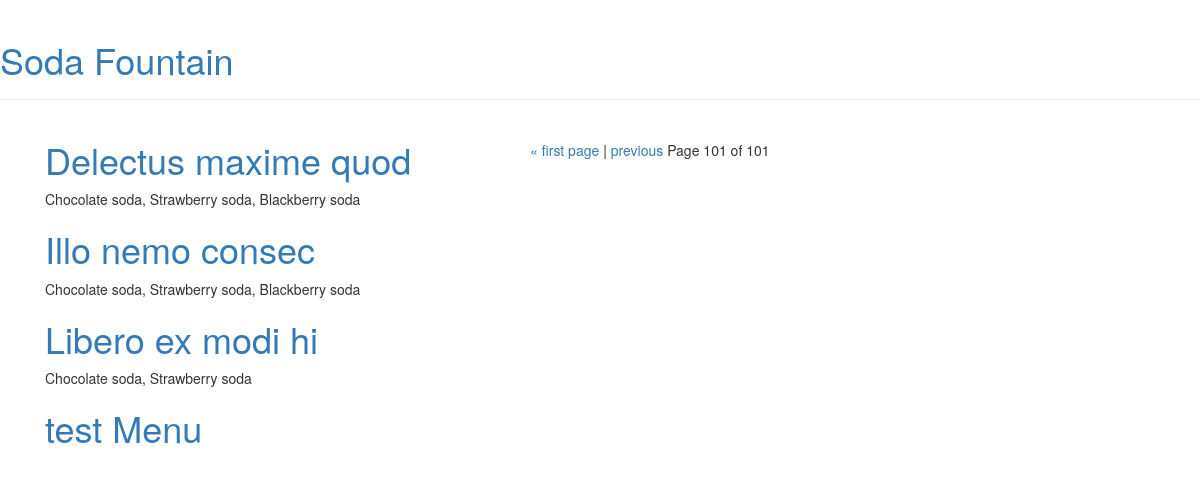
The app's page /?page=101, older data.
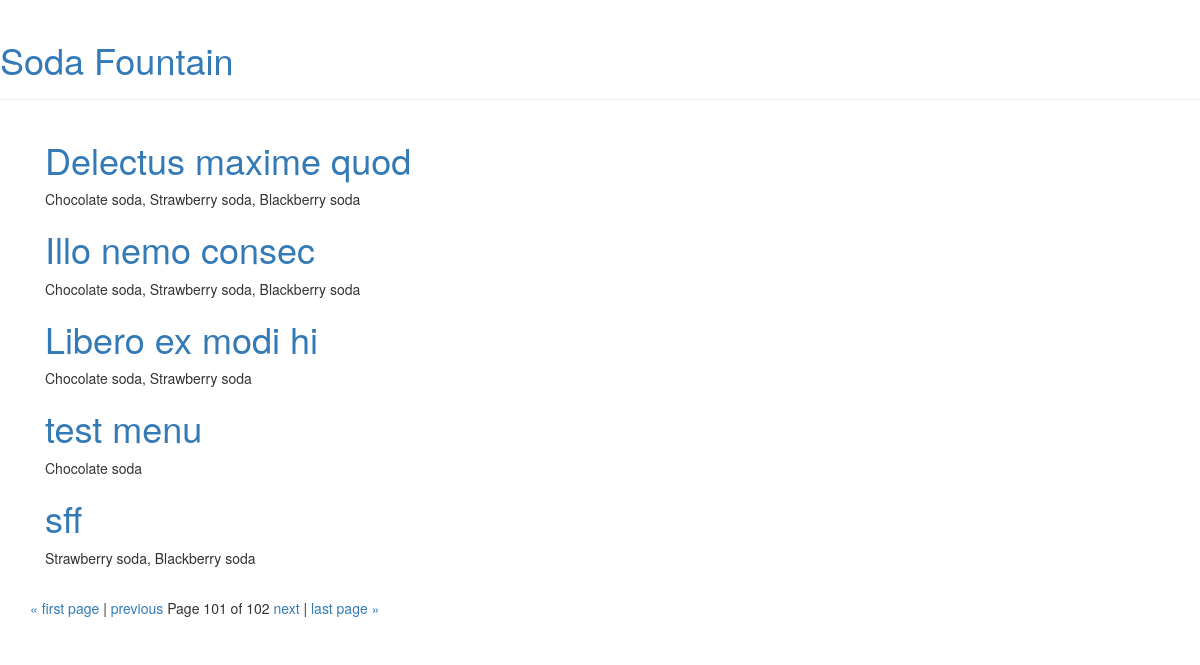
The same page, newer data.
### menu/models.py (models this page shows, shortened)
class Menu(models.Model):
    season = models.CharField(max_length=20)
    items = models.ManyToManyField('Item', related_name='items')
    created_date = models.DateTimeField(
            default=timezone.now)
    expiration_date = models.DateTimeField(
            blank=True, null=True)

class Item(models.Model):
    name = models.CharField(max_length=200)
    description = models.TextField()
    chef = models.ForeignKey('auth.User', on_delete=models.CASCADE)
    created_date = models.DateTimeField(
            default=timezone.now)
    standard = models.BooleanField(default=False)
    ingredients = models.ManyToManyField('Ingredient')
    def __str__(self):
        return self.name

### menu/views.py (the view)
# urls.py: url(r'^$', views.menu_list, name='menu_list'),
def menu_list(request):
    menu = Menu.objects.all().prefetch_related('items')
    paginator = Paginator(menu, 5)
    page = request.GET.get('page')
    menus = paginator.get_page(page)
    return render(request, 'menu/list_all_current_menus.html',
                  {'menus': menus})

### menu/templates/menu/list_all_current_menus.html (shortened to what this page needs)
{% extends 'menu/layout.html' %}
{% block content %}
    <div class="col-md-8">
        <div class="post">
            {% for menu in menus %}
                <h1>
                    <a href="{% url 'menu:menu_detail' pk=menu.pk %}">{{ menu.season }}</a>
                </h1>
                <p>{{ menu.items.all|join:", "}}</p>
            {% endfor %}
        </div>
    </div>
    <div class="pagination">
        <span class="step-links">
            {% if menus.has_previous %}
                <a href="?page=1">&laquo; first page </a><span>|</span>
                <a href="?page={{ menus.previous_page_number }}">previous</a>
            {% endif %}
            <span class="current">
                Page {{ menus.number }} of {{ menus.paginator.num_pages }}
            </span>
            {% if menus.has_next %}
                <a href="?page={{ menus.next_page_number }}">next </a><span>|</span>
                <a href="?page={{ menus.paginator.num_pages }}">last page &raquo;</a>
            {% endif %}
        </span>
    </div>
{% endblock %}

Row changes from the older to the newer data that the page shows:
removed Menu: season "test Menu"
added Menu: season "test menu", items.all "Chocolate soda"
added Menu: season "sff", items.all "Strawberry soda, Blackberry soda"
Text that changed along with them:
{{ menus.paginator.num_pages }}: "101" → "102"
text now shown: "next | last page »"
